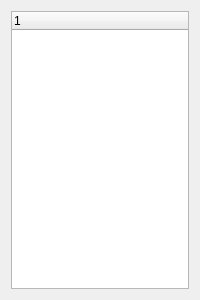
<?xml version="1.0" encoding="UTF-8"?>
<ui version="4.0">
 <class>ProTreeDialog</class>
 <widget class="QDialog" name="ProTreeDialog">
  <property name="geometry">
   <rect>
    <x>0</x>
    <y>0</y>
    <width>200</width>
    <height>300</height>
   </rect>
  </property>
  <property name="minimumSize">
   <size>
    <width>200</width>
    <height>0</height>
   </size>
  </property>
  <property name="maximumSize">
   <size>
    <width>200</width>
    <height>16777215</height>
   </size>
  </property>
  <property name="windowTitle">
   <string>Dialog</string>
  </property>
  <layout class="QVBoxLayout" name="verticalLayout" stretch="20">
   <item>
    <widget class="ProTreeWidget" name="treeWidget">
     <column>
      <property name="text">
       <string notr="true">1</string>
      </property>
     </column>
    </widget>
   </item>
  </layout>
 </widget>
 <customwidgets>
  <customwidget>
   <class>ProTreeWidget</class>
   <extends>QTreeWidget</extends>
   <header location="global">protreewidget.h</header>
  </customwidget>
 </customwidgets>
 <resources/>
 <connections/>
</ui>
